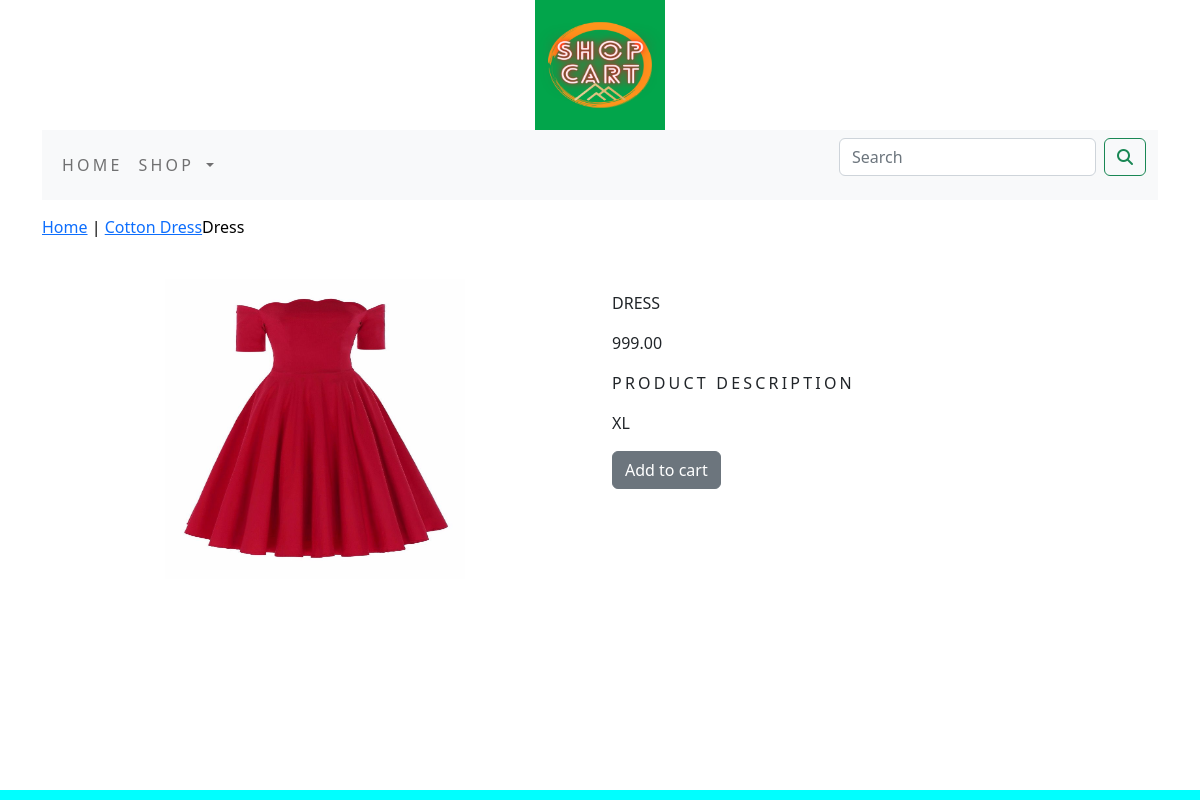
The page /shopapp/cotton-dress/dress/ on the database its author committed.
### shopapp/models.py (models this page shows, shortened)
class Product(models.Model):
    name=models.CharField(max_length=250,unique=True)
    slug=models.SlugField(max_length=250,unique=True)
    description=models.TextField(blank=True)
    price=models.DecimalField(max_digits=10,decimal_places=2)
    catagory=models.ForeignKey(Catagory,on_delete=models.CASCADE)
    image=models.ImageField(upload_to='product',blank=True)
    stock=models.IntegerField()
    available=models.BooleanField(default=True)
    created=models.DateTimeField(auto_now_add=True)
    updated=models.DateTimeField(auto_now=True)
    class Meta:
        ordering = ('name',)
        verbose_name = 'product'
        verbose_name_plural = 'products'

class Catagory(models.Model):
    name=models.CharField(max_length=250,unique=True)
    slug=models.SlugField(max_length=250,unique=True)
    description=models.TextField(blank=True)
    image=models.ImageField(upload_to='catagory',blank=True)
    class Meta:
        ordering=('name',)
        verbose_name='catagory'
        verbose_name_plural='catagories'
    def get_url(self):
        return reverse('shopapp:products_by_catagory',args=[self.slug])
    def __str__(self):
        return '{}'.format(self.name)

### shopapp/views.py (the view)
# urls.py: path('<slug:c_slug>/<slug:product_slug>/', views.prodetail, name='prodcatdetail'),
def prodetail(request,c_slug,product_slug):
    try:
        product=Product.objects.get(catagory__slug=c_slug,slug=product_slug)
    except Exception as e:
        raise e
    return render(request,'product.html',{'product':product})

### cart/context_processors.py (called while the page is built)
def counter(request):
    item_count=0
    if 'admin' in request.path:
        return {}
    else:
        try:
            cart=Cart.objects.filter(cart_id=_cart_id(request))
            cart_items=Cartitem.objects.all().filter(cart=cart[:1])
            for cart_item in cart_items:
                item_count += cart_item.quantity
        except Cart.DoesNotExist:
            item_count=0
    return dict(item_count=item_count)

### cart/views.py (called while the page is built)
def _cart_id(request):
    cart=request.session.session_key
    if not cart:
        cart=request.session.create()
    return cart

### shopapp/context_processors.py (called while the page is built)
def menu_links(request):
    links=Catagory.objects.all()
    return dict(links=links)

### templates/product.html (shortened to what this page needs)
{% extends 'base.html' %}
{% load static %}
{% block content %}
<div class="row my_prod_row_class">
    <div class="mx_auto">
        <p><a href="{% url 'shopapp:allprodcat' %}">Home</a> | <a href="{{product.catagory.get_url}}">{{product.catagory}}</a>{{product.name}}</p>
    </div>
    <div class="container">
        <br>
        <div class="row">
            <div class="col-12 col-sm-12 col-md-12 col-lg-6 text-center">
                <div style="min-width:18rem">
            <img src="{{product.image.url}}" alt="{{product.name}}" width="300px" height="300px">
        </div>
    </div>
        <div class="col-12 col-sm-12 col-md-12 col-lg-6">
            <div>
            <h1 class="my_prod_title">{{product.name}}</h1>
            <p>{{product.price}}</p>
            <p class="my_title">product Description</p>
            <p class="text-justify my_prod_text">{{product.description}}</p>
            {% if product.stock <= 0 %}
            <p class="text-justify my_prod_text"><b>Out of stock</b></p>
            {% else %}
            <a class="btn btn-secondary" href="{% url 'cart:add_cart' product.id %}">Add to cart</a>
            {% endif %}
        </div>
    </div>
            </div>
</div>
         </div>
{% endblock %}

### static/css/custom.css (style rules this page uses)
body { font-family: 'Koulen', cursive; }
.my_title { font-size:16px; text-transform:uppercase; letter-spacing:.2em; }
.my_prod_row_class { padding-top:15px; padding-bottom:20px; }
.my_prod_row_class .mx_auto { color:#000; font-size:16px; text-decoration:none; }
.my_prod_title { font-size:16px; text-transform:uppercase; letter-spacing.2em; padding-top:15px; padding-bottom:10px; }
.my_prod_text { padding-right:20px; }

### rows shown on the page
Product: catagory "Cotton Dress", name "Dress", image (picture), name "DRESS", price "999.00", description "XL"
